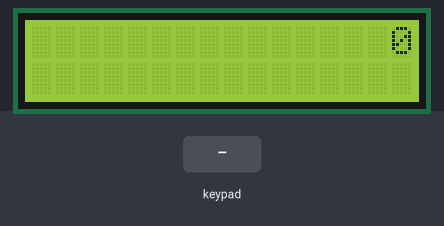
Simulated run of this sketch. Board: Arduino Uno, built with avr-gcc and run on an emulated ATmega328P. On the bench: 16×2 character LCD. The inputs (shaded band) are chosen by the test bench.

Above: at 1.2 s.
1.3 s: keypad keys 7 + 5 = pressed 0.4 s apart
At 3.0 s:
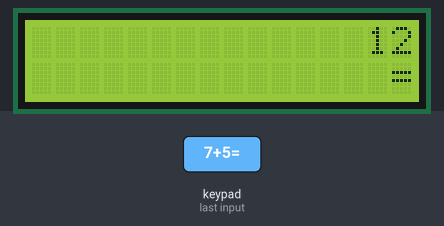
4.4 s: key '/' pressed
At 5.6 s:
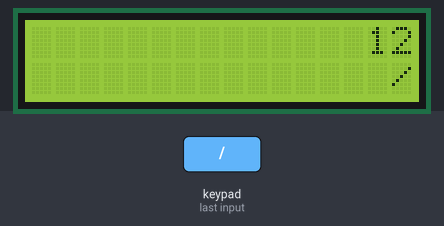
5.9 s: key '*' pressed
At 6.7 s:
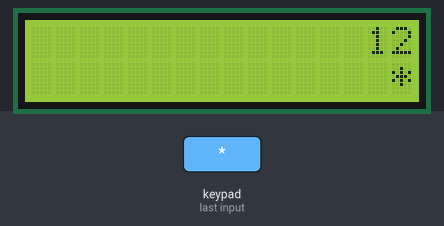
7.4 s: keypad keys 9 8 7 6 = pressed 0.4 s apart
At 10.2 s:
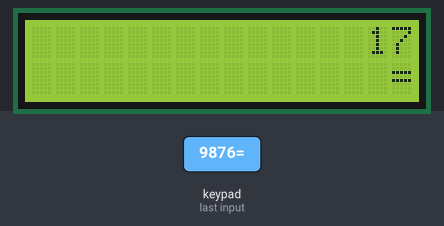
10.9 s: key 'C' pressed
At 11.7 s:
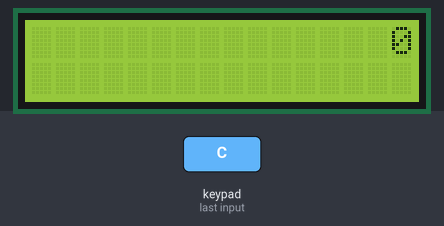
Timing chart, 0 to 13.4 s (numbered marks = the images above; inputs shaded):
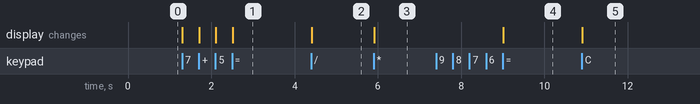

The sketch:

secret_keypad.ino
```cpp
#include <Wire.h>                     // библиотека для управления устройствами по I2C
#include <Keypad.h>
#include <LiquidCrystal_I2C.h>        // подключаем библиотеку для QAPASS 1602

LiquidCrystal_I2C LCD(0x27, 16, 2);

int x = 15;                           //положение
int z;                                //режимы работы
int z1;                               //обнуление
int count;                            //количество цифр в числе
long y;                               //число 1
long y1;                              //число 2
long y2;                              //Число для счета количества цифр в числе
char key1;                            //предыдущий знак
const byte ROWS = 4;                  //four rows
const byte COLS = 4;                  //four columns
char hexaKeys[ROWS][COLS] = {
  {'1', '2', '3', '/'},
  {'4', '5', '6', '*'},
  {'7', '8', '9', '-'},
  {'C', '0', '=', '+'}
};
byte rowPins[ROWS] = {9, 8, 7, 6};    //connect to the row pinouts of the keypad
byte colPins[COLS] = {5, 4, 3, 2};    //connect to the column pinouts of the keypad

Keypad kpd = Keypad(makeKeymap(hexaKeys), rowPins, colPins, ROWS, COLS);

void setup() {
  Serial.begin(9600);
  LCD.init();                         // инициализация LCD дисплея
  LCD.backlight();                    // включение подсветки дисплея
  LCD.setCursor(15, 0);
  LCD.print(y);
}

void loop() {
  char Key = kpd.getKey();
  if (Key) {
    if (Key == 'C') {
      LCD.clear();
      z = 0;
      z1 = 0;
      x = 15;
      y = 0;
      y1 = 0;
      count = 0;
      LCD.setCursor(15, 0);
      LCD.print(y);
    }
    if (Key == '=') {
      LCD.clear();
      LCD.setCursor(15, 1);
      LCD.print("=");
      if (z > 1) {
        if (key1 == '/') {
          y = y / y1;
        }
        if (key1 == '*') {
          y = y * y1;
        }
        if (key1 == '-') {
          y = y - y1;
        }
        if (key1 == '+') {
          y = y + y1;
        }
      }
      if (key1 == '/' && y1 == 0) {
        LCD.clear();
        LCD.setCursor(11, 0);
        LCD.print("ERROR");
        z = 4;
      }
      if(y == 0){
          LCD.clear();
          LCD.setCursor(15, 1);
          LCD.print(Key);
          LCD.setCursor(15, 0);
          LCD.print(y);
          z = 4;
        }
      else {
        y2 = y;
        while (y2 > 0) {
          y2 /= 10;
          count++;
        }
        x = 15;
        LCD.setCursor(x - count + 1, 0);
        LCD.print(y);
        count = 0;
        z = 4;
      }
    }
    if (Key == '/') {
      LCD.setCursor(15, 1);
      LCD.print("/");
      z1 = 0;
      if (z == 0) {
        z = 1;
        key1 = Key;
      }
      if (z == 2) {
        z = 3;
      }
    }
    if (Key == '*') {
      LCD.setCursor(15, 1);
      LCD.print("*");
      z1 = 0;
      if (z == 0) {
        z = 1;
        key1 = Key;
      }
      if (z == 2) {
        z = 3;
      }
    }
    if (Key == '-') {
      LCD.setCursor(15, 1);
      LCD.print("-");
      z1 = 0;
      if (z == 0) {
        z = 1;
        key1 = Key;
      }
      if (z == 2) {
        z = 3;
      }
    }
    if (Key == '+') {
      LCD.setCursor(15, 1);
      LCD.print("+");
      z1 = 0;
      if (z == 0) {
        z = 1;
        key1 = Key;
      }
      if (z == 2) {
        z = 3;
        //key1 = Key;
      }
    }
    else {
      if (z == 0 && Key != 'C') {
        if (y * 10 + (Key - '0') < 1000000000) {
          y = y * 10 + (Key - '0');
          LCD.setCursor(x, 0);
          LCD.print(y);
          x--;
        }
      }

      if ((z == 2 || z == 1) && Key != 'C' && Key != '/' && Key != '*' && Key != '-' && Key != '+' && Key != '=') {
        //Serial.println(y1);
        if (z1 == 0) {
          LCD.clear();
          x = 15;
          y1 = 0;
          z1 = 1;
        }
        if (y1 * 10 + (Key - '0') < 1000000000) {
          y1 = y1 * 10 + (Key - '0');
          LCD.setCursor(x, 0);
          LCD.print(y1);
          z = 2;
          x--;
        }
      }

      if (z == 3) {
        if (key1 == '/') {
          y = y / y1;
        }
        if (key1 == '*') {
          y = y * y1;
        }
        if (key1 == '-') {
          y = y - y1;
        }
        if (key1 == '+') {
          y = y + y1;
        }
        if (key1 == '/' && y1 == 0) {
          LCD.clear();
          LCD.setCursor(11, 0);
          LCD.print("ERROR");
          z = 4;
        }
        if(y == 0){
          LCD.clear();
          LCD.setCursor(15, 1);
          LCD.print(Key);
          LCD.setCursor(15, 0);
          LCD.print(y);
          x = 15;
          count = 0;
          key1 = Key;
          y1 = 0;
          z = 1;
        }
        else {
          y2 = y;
          while (y2 > 0) {
            y2 /= 10;
            count++;
          }
          x = 15;
          LCD.clear();
          LCD.setCursor(15, 1);
          LCD.print(Key);
          LCD.setCursor(x - count + 1, 0);
          LCD.print(y);
          count = 0;
          key1 = Key;
          y1 = 0;
          z = 1;
        }
      }
    }
  }
}
```

Measured:
- after the input at 1.3 s, the display: first changes at once (image 1 shows a later state)
- after the input at 4.4 s, the display: changes at once (image 2)
- after the input at 5.9 s, the display: changes at once (image 3)
- after the input at 7.4 s, the display: changes after 1.6 s (image 4)
- after the input at 10.9 s, the display: changes at once (image 5)
